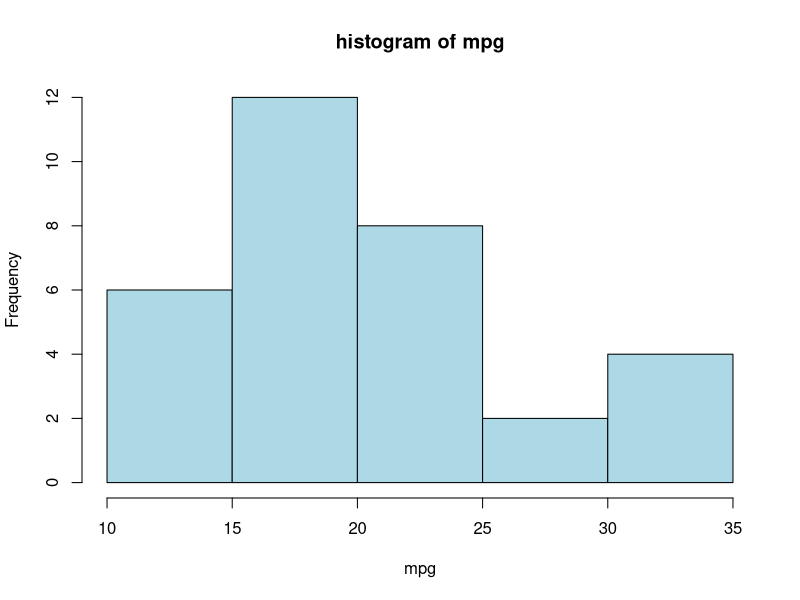
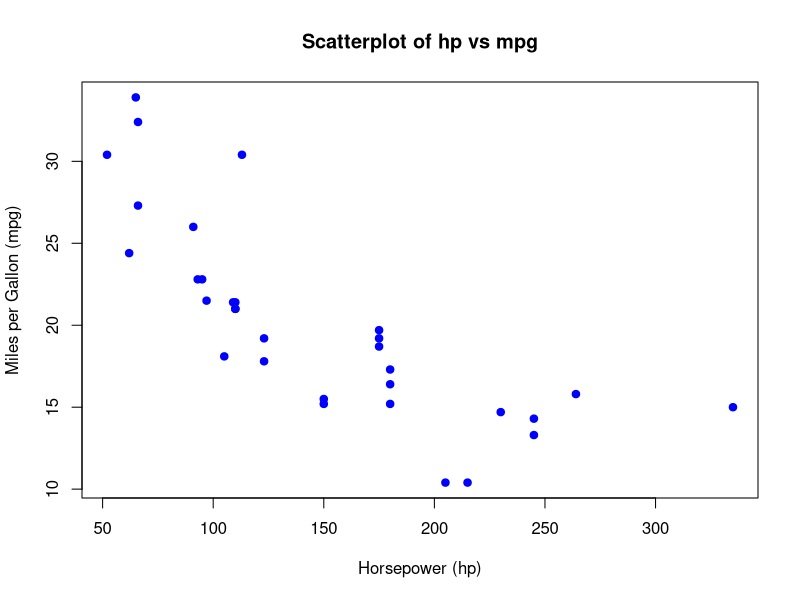
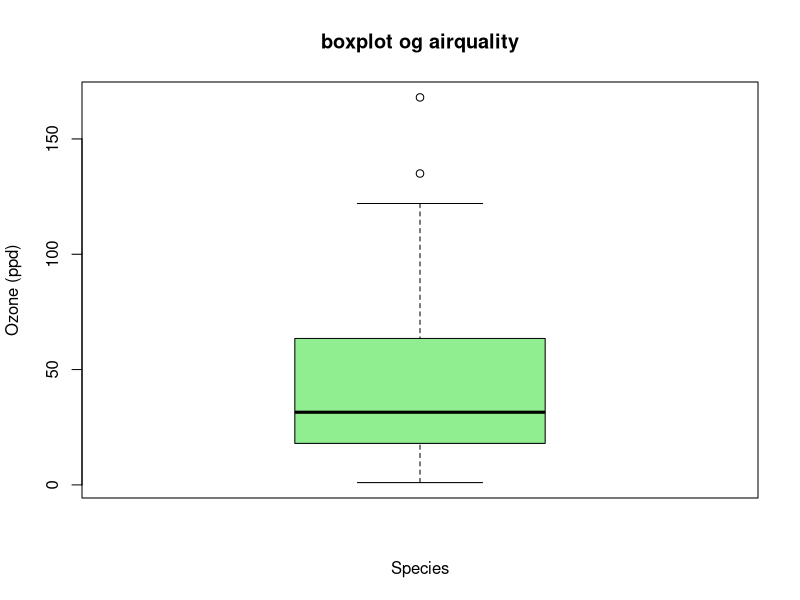

These charts were generated, in order, by the following R code:
#Calculate the mean, median, mode, and standard deviation of Petal. Width from iris.
library(dplyr)
library(ggplot2)
library(modeest)

data("iris")
mean(iris$Petal.Width)
median(iris$Petal.Width)
mlv(iris$Petal.Width, method = "mfv")
sd(iris$Petal.Width)
range(iris$Petal.Width)
summary(iris$Petal.Width)

#Draw a histogram of mpg from the mtcars dataset.
hist(mtcars$mpg,
     main = "histogram of mpg",
     xlab = "mpg", col = "lightblue", border = "black")

#Create a scatterplot of hp vs mpg from mtcars.
plot(mtcars$hp, mtcars$mpg,
     xlab = "Horsepower (hp)",
     ylab = "Miles per Gallon (mpg)",
     main = "Scatterplot of hp vs mpg",
     pch = 19, col = "blue")

#Generate a boxplot for Ozone in the airquality dataset.
boxplot(airquality$Ozone,
        main="boxplot og airquality",
        xlab = "Species", ylab = "Ozone (ppd)",
        col=c("lightgreen","lightblue","pink"))

#Find the variance of Sepal. Width in the iris dataset.
data(iris)
varience_sepal_width <- var(iris$Sepal.Width)
print(varience_sepal_width)
